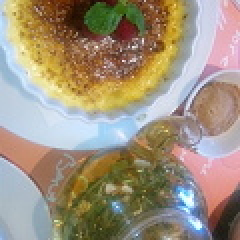
#> input picture 07-03.Image_Analysis/image/cake/104346269_thumb.jpg, 120 x 120 px (shown 2 times larger); its folder holds 3 pictures in this run
$ python dessert_make_numpydata2.py
#> lines starting #> are read from the running program, lines starting #| are printed output that depends on the picture
from PIL import Image
import os, glob
import numpy as np
import random, math

root_dir = "./image/"
categories = ["cake", "drink", "ice", "fruits"]
nb_classes = len(categories)
image_size = 50

X = [] # 이미지 데이터
Y = [] # 레이블 데이터
def add_sample(cat, fname, is_train):
    img = Image.open(fname)
    img = img.convert("RGB") # 색상 모드 변경
    img = img.resize((image_size, image_size)) # 이미지 크기 변경
    data = np.asarray(img)
    X.append(data)
    Y.append(cat)
    if not is_train: return
    # 각도를 조금 변경한 파일 추가
    # 회전하기
    for ang in range(-20, 20, 5):
        img2 = img.rotate(ang)
        data = np.asarray(img2)
        X.append(data)
        Y.append(cat)
        # img2.save("gyudon-"+str(ang)+".PNG")
        # 반전하기
        img2 = img2.transpose(Image.FLIP_LEFT_RIGHT)
        data = np.asarray(img2)
        X.append(data)
        Y.append(cat)
def make_sample(files, is_train):
    global X, Y
    X = []; Y = []
    for cat, fname in files:
        add_sample(cat, fname, is_train)
    return np.array(X), np.array(Y)
# 각 폴더에 들어있는 파일 수집
allfiles = []
for idx, cat in enumerate(categories):
    image_dir = root_dir + "/" + cat
    files = glob.glob(image_dir + "/*.jpg")
    for f in files:
        allfiles.append((idx, f))
#> pass 2 of the loop `for idx, cat in enumerate(categories):`:
# 섞은 뒤에 학습 전용 데이터와 테스트 전용 데이터 구분
random.shuffle(allfiles)
th = math.floor(len(allfiles) * 0.6)
train = allfiles[0:th]
test  = allfiles[th:]
X_train, y_train = make_sample(train, True)
#> in add_sample, img is the input picture: PIL image 120x120 RGB; mean R, G, B 159.2, 145.6, 125.9
#> in add_sample, `img = img.resize((image_size, image_size))`:
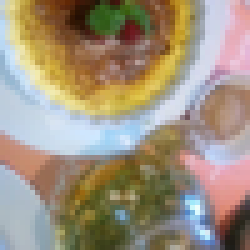
#> img: PIL image 50x50 RGB (shown 5 times larger); mean R, G, B 159.2, 145.6, 125.9
#> the loop in add_sample, `for ang in range(-20, 20, 5):` made 8 passes
#> pass 1, in add_sample, `img2 = img.rotate(ang)`:
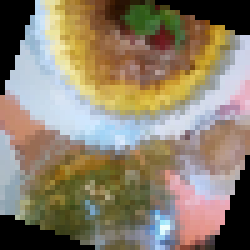
#> img2: PIL image 50x50 RGB (shown 5 times larger); mean R, G, B 139.4, 127.6, 108.4
#> pass 1, in add_sample, `img2 = img2.transpose(Image.FLIP_LEFT_RIGHT)`:
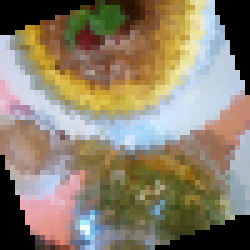
#> img2: PIL image 50x50 RGB (shown 5 times larger); mean R, G, B 139.4, 127.6, 108.4
#> pass 2, in add_sample, `img2 = img.rotate(ang)`:
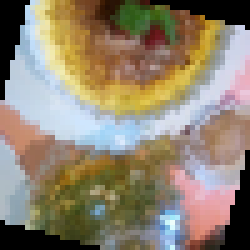
#> img2: PIL image 50x50 RGB (shown 5 times larger); mean R, G, B 143, 131.1, 112
#> pass 2, in add_sample, `img2 = img2.transpose(Image.FLIP_LEFT_RIGHT)`:
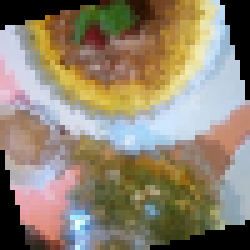
#> img2: PIL image 50x50 RGB (shown 5 times larger); mean R, G, B 143, 131.1, 112
#> after the loop in add_sample, `for ang in range(-20, 20, 5):`: X = 17 items; Y = [0, 0, 0, 0, 0, 0, 0, 0, 0, 0, 0, 0, 0, 0, 0, 0, 0]
#> y_train = 17 values from 0 to 0
X_test, y_test = make_sample(test, False)
#> call 2 of add_sample, with cat = 0, fname = './image//cake/119037126_thumb.jpg', is_train = False
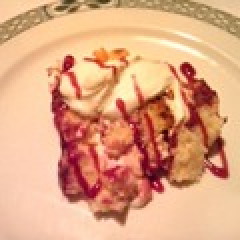
#> input picture 07-03.Image_Analysis/image/cake/119037126_thumb.jpg, 120 x 120 px (shown 2 times larger)
#> in add_sample, img is the input picture: PIL image 120x120 RGB; mean R, G, B 223.1, 164.7, 128.7
#> in add_sample (call 2), `img = img.resize((image_size, image_size))`:
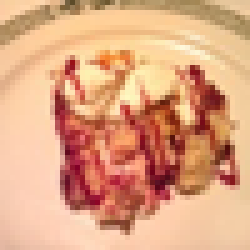
#> img: PIL image 50x50 RGB (shown 5 times larger); mean R, G, B 223.1, 164.7, 128.7
#> pass 2 of the loop in make_sample, `for cat, fname in files:`:
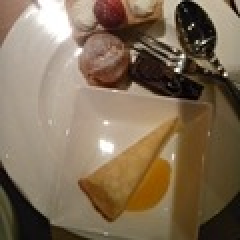
#> input picture 07-03.Image_Analysis/image/cake/115045830_thumb.jpg, 120 x 120 px (shown 2 times larger)
#> in add_sample, img is the input picture: PIL image 120x120 RGB; mean R, G, B 129.1, 110.1, 86.9
#> in add_sample (call 3), `img = img.resize((image_size, image_size))`:
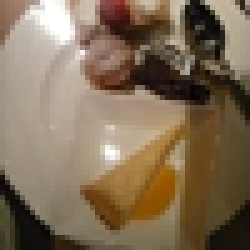
#> img: PIL image 50x50 RGB (shown 5 times larger); mean R, G, B 129.1, 110.1, 86.9
#> y_test = [0, 0]
xy = (X_train, X_test, y_train, y_test)
#> (the run stopped early here; a loop or call above may not have finished)
